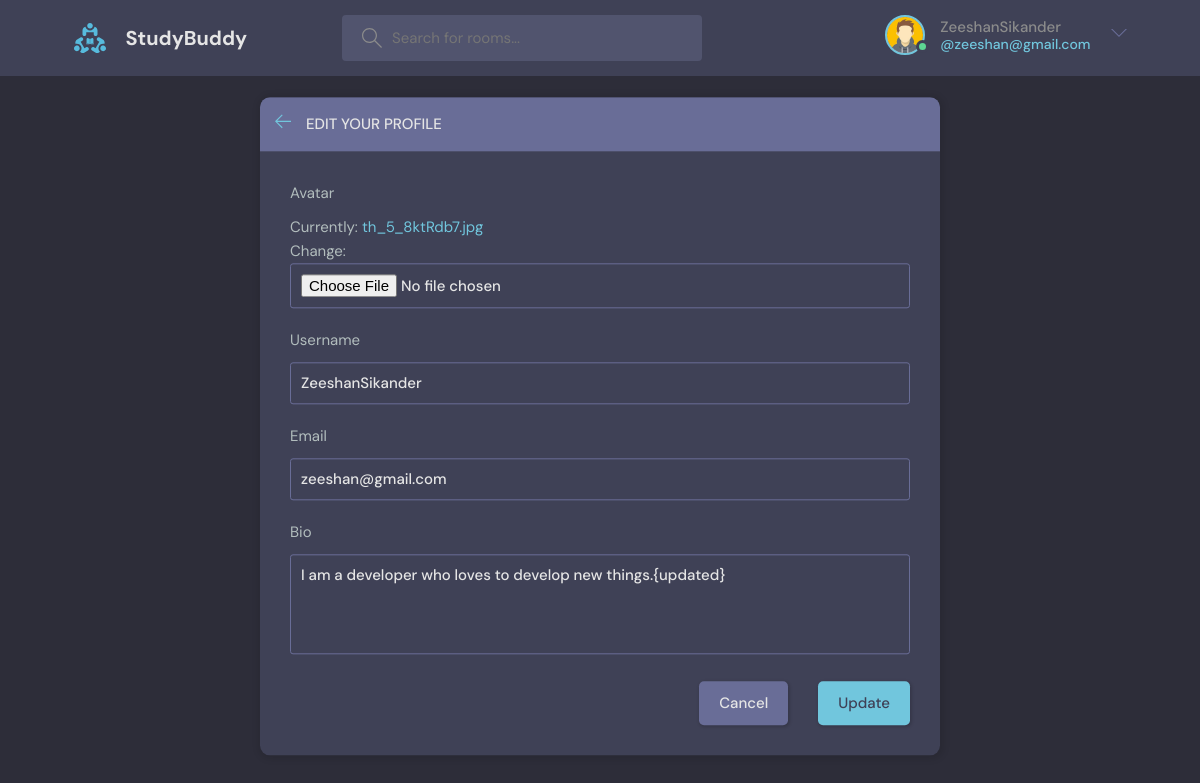
The page /update_user/ (signed in) on the database its author committed.
### studbud/models.py (models this page shows)
class User(AbstractUser):
    name = models.CharField(max_length=200, null=True)
    email = models.EmailField(unique=True, null=True)
    bio = models.TextField(null=True)
    avatar = models.ImageField(null=True, default="avatar.svg")
    USERNAME_FIELD = 'email'
    REQUIRED_FIELDS = []

### studbud/views.py (the view)
# urls.py: path('update_user/' , views.updateUser , name = 'update_user'),
@login_required
def updateUser(request):
    users = request.user
    form = userForm(instance=users)
    if request.method == 'POST':
        form = userForm(request.POST, request.FILES, instance=users)
        if form.is_valid():
            form.save()
            return redirect('profile', pk=users.id)
    return render(request, 'studbud/update-user.html', {'form': form})

### studbud/forms.py
class userForm(ModelForm):
    class Meta:
        model = User
        fields = ['avatar' ,'username' , 'email' ,'bio']

### studbud/templates/studbud/update-user.html (shortened to what this page needs)
{% extends "studbud/base.html" %}
{% block content %}
<main class="update-account layout">
        <div class="container">
            <div class="layout__box">
                <div class="layout__boxHeader">
                    <div class="layout__boxTitle">
                        <a href="{% url "home" %}">
                            <svg version="1.1" xmlns="http://www.w3.org/2000/svg" width="32" height="32"
                                viewBox="0 0 32 32">
                                <title>arrow-left</title>
                                <path
                                    d="M13.723 2.286l-13.723 13.714 13.719 13.714 1.616-1.611-10.96-10.96h27.625v-2.286h-27.625l10.965-10.965-1.616-1.607z">
                                </path>
                            </svg>
                        </a>
                        <h3>Edit your profile</h3>
                    </div>
                </div>
                <div class="layout__body">
                  <form class="form" action="{% url 'update_user' %}" method="POST" enctype="multipart/form-data">
                      {% for field in form %}
                        <div class="form__group">
                            <label for="profile_pic">{{field.label}}</label>
                            {{field}}
                        </div>
                        {% endfor %}
                        <div class="form__action">
                            <a class="btn btn--dark" href="{{request.META.HTTP_REFERER}}">Cancel</a>
                            <button class="btn btn--main" type="submit">Update</button>
                        </div>
                    </form>
                </div>
            </div>
        </div>
    </main>
{% endblock  %}

### studbud/templates/studbud/navbar.html (shortened to what this page needs)
{% load static %}
<header class="header header--loggedIn">
    <div class="container">
      <a href="{% url 'home' %}" class="header__logo">
        <img src="{% static "images/logo.svg" %}" />
        <h1>StudyBuddy</h1>
      </a>
      <form class="header__search" method='GET' action='{% url 'home' %}'>
        <label>
          <input name="q" placeholder="Search for rooms..." />
        </label>
      </form>
      <nav class="header__menu">
        {% if request.user.is_authenticated %}
        <div class="header__user">
          <a href="{% url "update_user" %}">
            <div class="avatar avatar--medium active">
              <img src="{{request.user.avatar.url}}" />
            </div>
            <p>{{request.user.username}} <span>@{{request.user}}</span></p>
          </a>
          <button class="dropdown-button">
            <svg version="1.1" xmlns="http://www.w3.org/2000/svg" width="32" height="32" viewBox="0 0 32 32">
              <title>chevron-down</title>
              <path d="M16 21l-13-13h-3l16 16 16-16h-3l-13 13z"></path>
            </svg>
          </button>
        </div>
        {% else %}
        <a href="{% url 'login' %}">
          <img src="{% static "images/avatar.svg" %}"/>
          <p>Login</p>
        </a>
        {% endif %}
      </nav>
    </div>
  </header>

### rows shown on the page
User: user.avatar (picture), user.username "ZeeshanSikander", user "zeeshan@gmail.com", form "ZeeshanSikander" "zeeshan@gmail.com" "I am a developer who loves to develop new things.{updated}"

### other values the page prints
{{ field.label }} "Avatar" "Username" "Email" "Bio"
